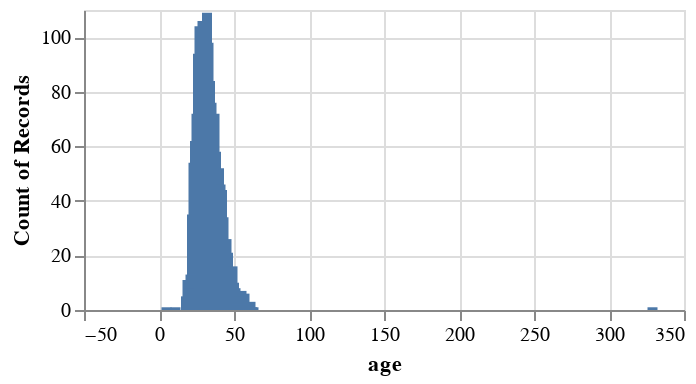

The notebook cell saved with this chart:
### Markdown cell above
We see that we successfuly filtered our dataset to those working in primarily tech organizations.

### Code cell
alt.Chart(qna).mark_bar().encode(
    alt.X('age:Q'),
    alt.Y('count()')
).properties(
    width=300,
    height=150)

### Figure 1 — Vega-Lite specification as saved in the notebook (floating-point values rounded to 4 significant figures; data arrays with more than 128 entries replaced by an {"elided": "..."} marker saying what was removed)
{"config": {"view": {"continuousWidth": 300, "continuousHeight": 300}}, "data": {"name": "data-a57df6d96e28a4e36e2e91291761ded0"}, "mark": {"type": "bar"}, "encoding": {"x": {"field": "age", "type": "quantitative"}, "y": {"aggregate": "count", "type": "quantitative"}}, "height": 150, "width": 300, "$schema": "https://vega.github.io/schema/vega-lite/v5.20.1.json", "datasets": {"data-a57df6d96e28a4e36e2e91291761ded0": {"elided": "1800 records"}}}
